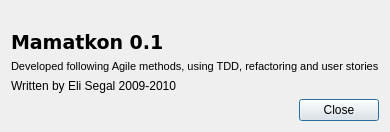
<?xml version="1.0" encoding="UTF-8"?>
<ui version="4.0">
 <class>QtAboutUi</class>
 <widget class="QDialog" name="QtAboutUi">
  <property name="enabled">
   <bool>true</bool>
  </property>
  <property name="geometry">
   <rect>
    <x>0</x>
    <y>0</y>
    <width>402</width>
    <height>133</height>
   </rect>
  </property>
  <property name="sizePolicy">
   <sizepolicy hsizetype="Preferred" vsizetype="Preferred">
    <horstretch>0</horstretch>
    <verstretch>0</verstretch>
   </sizepolicy>
  </property>
  <property name="windowTitle">
   <string>About Mamatkon</string>
  </property>
  <layout class="QGridLayout" name="gridLayout">
   <property name="sizeConstraint">
    <enum>QLayout::SetFixedSize</enum>
   </property>
   <item row="0" column="0">
    <widget class="QLabel" name="waterMark">
     <property name="text">
      <string/>
     </property>
    </widget>
   </item>
   <item row="1" column="0">
    <widget class="QLabel" name="label">
     <property name="font">
      <font>
       <family>Verdana</family>
       <pointsize>14</pointsize>
       <weight>75</weight>
       <bold>true</bold>
      </font>
     </property>
     <property name="text">
      <string>Mamatkon 0.1</string>
     </property>
    </widget>
   </item>
   <item row="2" column="0" colspan="3">
    <widget class="QLabel" name="label_2">
     <property name="text">
      <string>&lt;!DOCTYPE HTML PUBLIC &quot;-//W3C//DTD HTML 4.0//EN&quot; &quot;http://www.w3.org/TR/REC-html40/strict.dtd&quot;&gt;
&lt;html&gt;&lt;head&gt;&lt;meta name=&quot;qrichtext&quot; content=&quot;1&quot; /&gt;&lt;style type=&quot;text/css&quot;&gt;
p, li { white-space: pre-wrap; }
&lt;/style&gt;&lt;/head&gt;&lt;body style=&quot; font-family:'MS Shell Dlg 2'; font-size:8.25pt; font-weight:400; font-style:normal;&quot;&gt;
&lt;p style=&quot; margin-top:0px; margin-bottom:0px; margin-left:0px; margin-right:0px; -qt-block-indent:0; text-indent:0px;&quot;&gt;&lt;span style=&quot; font-size:8pt;&quot;&gt;Developed following Agile methods, using TDD, refactoring and user stories&lt;/span&gt;&lt;/p&gt;&lt;/body&gt;&lt;/html&gt;</string>
     </property>
    </widget>
   </item>
   <item row="3" column="0">
    <widget class="QLabel" name="label_3">
     <property name="text">
      <string>Written by Eli Segal 2009-2010</string>
     </property>
    </widget>
   </item>
   <item row="4" column="0">
    <spacer name="horizontalSpacer">
     <property name="orientation">
      <enum>Qt::Horizontal</enum>
     </property>
     <property name="sizeHint" stdset="0">
      <size>
       <width>139</width>
       <height>20</height>
      </size>
     </property>
    </spacer>
   </item>
   <item row="4" column="2">
    <widget class="QPushButton" name="closeBtn">
     <property name="text">
      <string>Close</string>
     </property>
    </widget>
   </item>
  </layout>
 </widget>
 <resources/>
 <connections/>
</ui>
